Frame 1 (no input): blank canvas, image omitted
Frame 60 (no input): blank canvas, image omitted
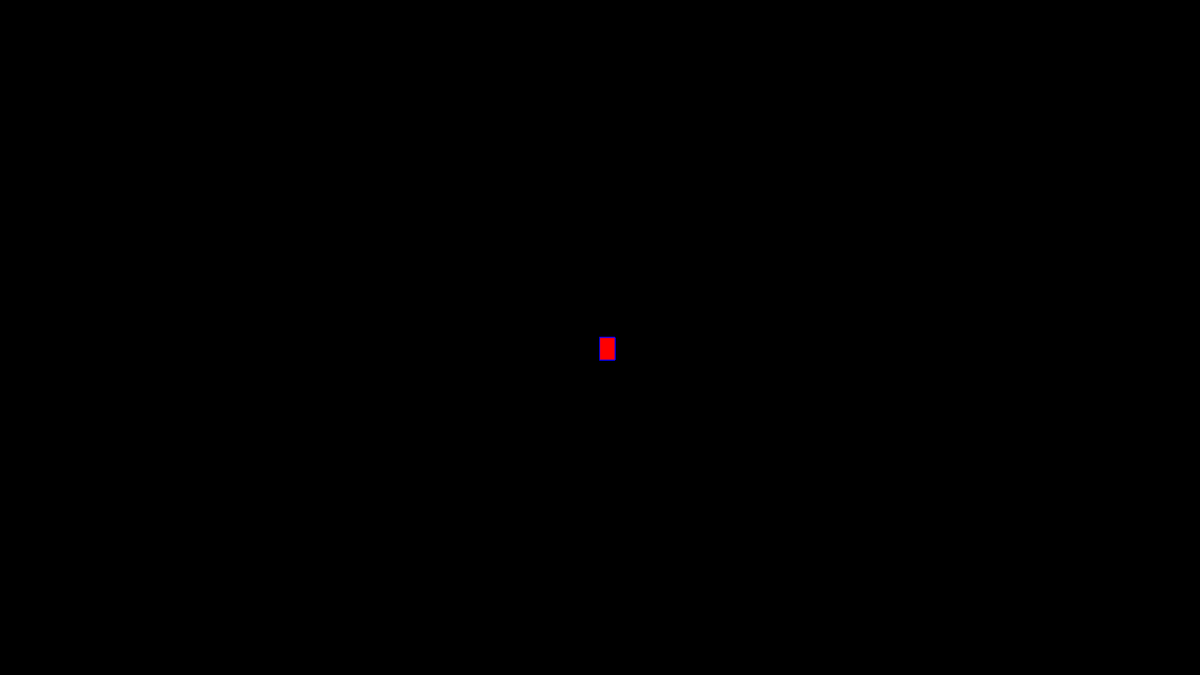
Frame 120 (the mouse pressed at the canvas centre since frame 60)

The p5.js sketch whose frames 1 and 60 were blank and that drew this single picture after the mouse press (run headless with seeded random() and noise() and a simulated clock; from frame 60 on, the mouse is pressed at the canvas centre):

// p5.js sketch
// ── sketch.js
function setup() {
    createCanvas(1600, 900);
     background("black");
  }
  
  function draw() {
   
    
    fill("red")
   stroke("blue") 
    if(mouseIsPressed){
      rect(mouseX,mouseY,20,30);
      
    }
    
    
    
  }
